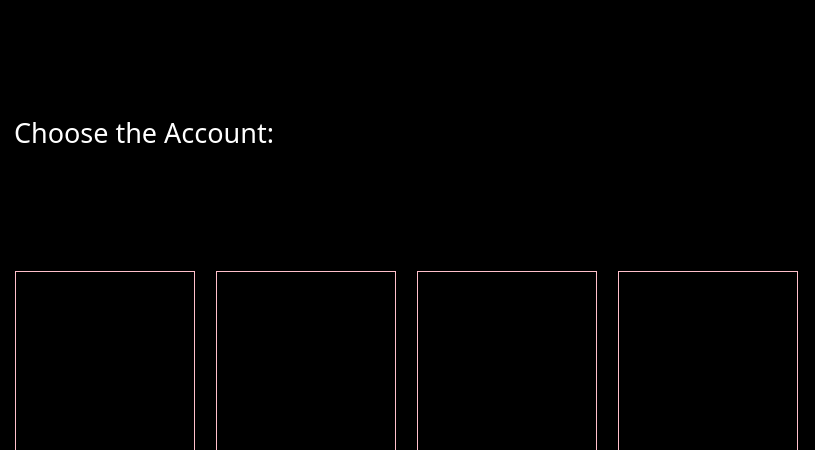
<?xml version="1.0" encoding="UTF-8"?>
<ui version="4.0">
 <class>MainWindow</class>
 <widget class="QMainWindow" name="MainWindow">
  <property name="geometry">
   <rect>
    <x>0</x>
    <y>0</y>
    <width>815</width>
    <height>450</height>
   </rect>
  </property>
  <property name="windowTitle">
   <string>MainWindow</string>
  </property>
  <property name="styleSheet">
   <string notr="true">background-color: rgb(0, 0, 0);</string>
  </property>
  <widget class="QWidget" name="centralwidget">
   <widget class="QWidget" name="verticalLayoutWidget">
    <property name="geometry">
     <rect>
      <x>0</x>
      <y>0</y>
      <width>815</width>
      <height>451</height>
     </rect>
    </property>
    <layout class="QVBoxLayout" name="verticalLayout">
     <item>
      <widget class="QLabel" name="label">
       <property name="font">
        <font>
         <family>Cascadia Code SemiLight</family>
         <pointsize>20</pointsize>
        </font>
       </property>
       <property name="styleSheet">
        <string notr="true">color: rgb(255, 255, 255);</string>
       </property>
       <property name="text">
        <string>  Choose the Account:</string>
       </property>
      </widget>
     </item>
     <item>
      <layout class="QHBoxLayout" name="horizontalLayout">
       <item>
        <widget class="QPushButton" name="pushButton">
         <property name="sizePolicy">
          <sizepolicy hsizetype="Fixed" vsizetype="Fixed">
           <horstretch>0</horstretch>
           <verstretch>0</verstretch>
          </sizepolicy>
         </property>
         <property name="minimumSize">
          <size>
           <width>180</width>
           <height>180</height>
          </size>
         </property>
         <property name="styleSheet">
          <string notr="true">border: 1px solid pink;
selection-background-color: rgba(0, 0, 0, 20);</string>
         </property>
         <property name="text">
          <string>USER1</string>
         </property>
        </widget>
       </item>
       <item>
        <widget class="QPushButton" name="pushButton_2">
         <property name="sizePolicy">
          <sizepolicy hsizetype="Fixed" vsizetype="Fixed">
           <horstretch>0</horstretch>
           <verstretch>0</verstretch>
          </sizepolicy>
         </property>
         <property name="minimumSize">
          <size>
           <width>180</width>
           <height>180</height>
          </size>
         </property>
         <property name="styleSheet">
          <string notr="true">border: 1px solid pink;
selection-background-color: rgba(0, 0, 0, 20);</string>
         </property>
         <property name="text">
          <string>USER2</string>
         </property>
        </widget>
       </item>
       <item>
        <widget class="QPushButton" name="pushButton_3">
         <property name="sizePolicy">
          <sizepolicy hsizetype="Fixed" vsizetype="Fixed">
           <horstretch>0</horstretch>
           <verstretch>0</verstretch>
          </sizepolicy>
         </property>
         <property name="minimumSize">
          <size>
           <width>180</width>
           <height>180</height>
          </size>
         </property>
         <property name="styleSheet">
          <string notr="true">border: 1px solid pink;
selection-background-color: rgba(0, 0, 0, 20);</string>
         </property>
         <property name="text">
          <string>USER3</string>
         </property>
        </widget>
       </item>
       <item>
        <widget class="QPushButton" name="pushButton_4">
         <property name="sizePolicy">
          <sizepolicy hsizetype="Fixed" vsizetype="Fixed">
           <horstretch>0</horstretch>
           <verstretch>0</verstretch>
          </sizepolicy>
         </property>
         <property name="minimumSize">
          <size>
           <width>180</width>
           <height>180</height>
          </size>
         </property>
         <property name="styleSheet">
          <string notr="true">border: 1px solid pink;
selection-background-color: rgba(0, 0, 0, 20);</string>
         </property>
         <property name="text">
          <string>USER4</string>
         </property>
        </widget>
       </item>
      </layout>
     </item>
    </layout>
   </widget>
  </widget>
 </widget>
 <resources/>
 <connections/>
</ui>
